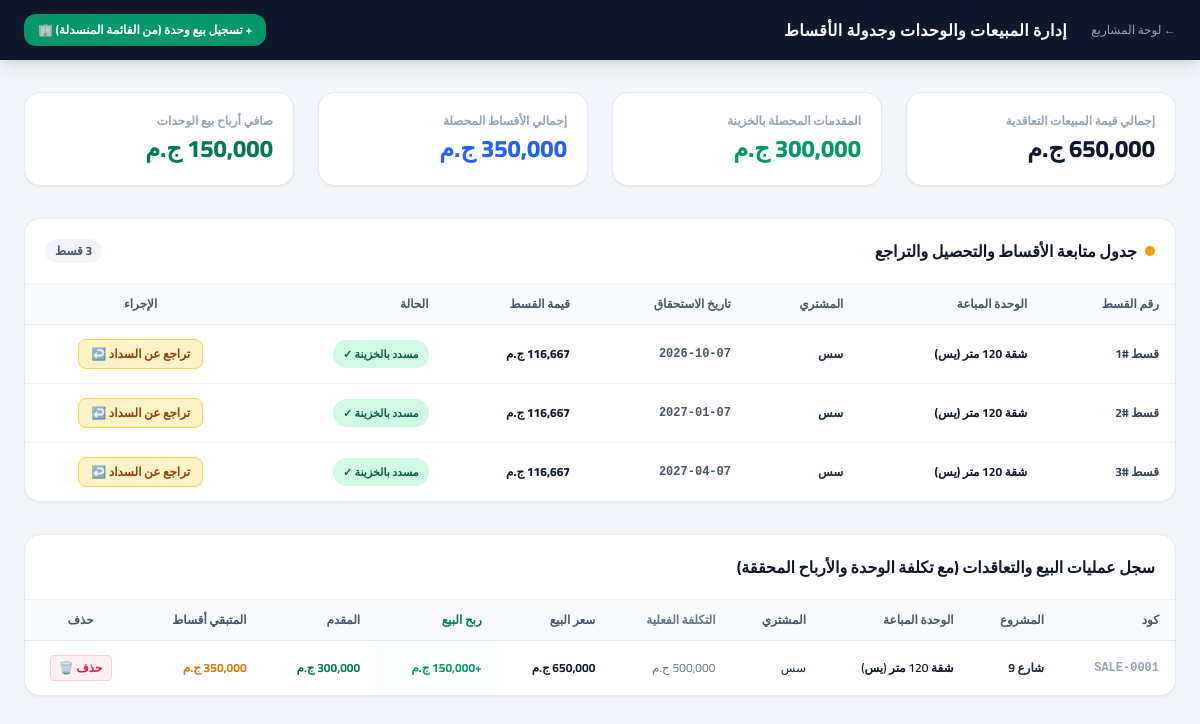
/sales (signed in), run on the app's committed database.
### models.py (models this page shows)
class Installment(Base):
    __tablename__ = "installments"
    id = Column(Integer, primary_key=True, index=True)
    sale_id = Column(Integer, ForeignKey("sales.id"))
    project_id = Column(Integer, ForeignKey("projects.id"))
    installment_no = Column(Integer)
    due_date = Column(DateTime)
    amount = Column(Float, default=0.0)
    paid_amount = Column(Float, default=0.0)
    status = Column(String, default="مستحق")
    paid_date = Column(DateTime, nullable=True)
    notes = Column(String, nullable=True)
    sale = relationship("Sale", back_populates="installments")

class Sale(Base):
    __tablename__ = "sales"
    id = Column(Integer, primary_key=True, index=True)
    sale_code = Column(String, unique=True, index=True)
    project_id = Column(Integer, ForeignKey("projects.id"))
    unit_id = Column(Integer, ForeignKey("project_units.id"), nullable=True)
    buyer_name = Column(String)
    buyer_phone = Column(String, nullable=True)
    unit_description = Column(String)
    sale_date = Column(DateTime, default=datetime.utcnow)
    cost_price = Column(Float, default=0.0)
    total_price = Column(Float, default=0.0)
    net_unit_profit = Column(Float, default=0.0)
    sale_type = Column(String, default="تقسيط")
    down_payment = Column(Float, default=0.0)
    remaining_amount = Column(Float, default=0.0)
    installments_count = Column(Integer, default=0)
    period_type = Column(String, default="شهري")
    project = relationship("Project", back_populates="sales")
    unit = relationship("ProjectUnit", back_populates="sales")
    installments = relationship("Installment", back_populates="sale", cascade="all, delete-orphan")

class Project(Base):
    __tablename__ = "projects"
    id = Column(Integer, primary_key=True, index=True)
    code = Column(String, unique=True, index=True)
    name = Column(String, index=True)
    project_type = Column(String, default="عقاري")
    status = Column(String, default="قيد التنفيذ")
    total_capital = Column(Float, default=0.0)
    contributions = relationship("Contribution", back_populates="project", cascade="all, delete-orphan")
    collections = relationship("Collection", back_populates="project", cascade="all, delete-orphan")
    expenses = relationship("Expense", back_populates="project", cascade="all, delete-orphan")
    sales = relationship("Sale", back_populates="project", cascade="all, delete-orphan")
    units = relationship("ProjectUnit", back_populates="project", cascade="all, delete-orphan")

### main.py (the view)
@app.get("/sales", response_class=HTMLResponse)
def sales_dashboard(request: Request, db: Session = Depends(get_db)):
    if not is_auth(request): return RedirectResponse(url="/login")
    if get_role(request) == "investor": return RedirectResponse(url="/portal")
    all_sales = db.query(models.Sale).order_by(models.Sale.id.desc()).all()
    all_installments = db.query(models.Installment).order_by(models.Installment.due_date.asc()).all()
    all_projects = db.query(models.Project).order_by(models.Project.name).all()
    available_units = db.query(models.ProjectUnit).filter(models.ProjectUnit.status == "متاحة").all()
    tot_sales_val = sum(float(s.total_price or 0.0) for s in all_sales)
    tot_collected_down = sum(float(s.down_payment or 0.0) for s in all_sales)
    tot_paid_installments = sum(float(i.paid_amount or 0.0) for i in all_installments)
    tot_remaining_installments = sum(
        float((i.amount or 0.0) - (i.paid_amount or 0.0)) for i in all_installments if i.status != "مسدد")
    tot_profit_from_sales = sum(float(s.net_unit_profit or 0.0) for s in all_sales)
    return templates.TemplateResponse(
        request=request,
        name="sales.html",
        context={
            "all_sales": all_sales,
            "all_installments": all_installments,
            "all_projects": all_projects,
            "available_units": available_units,
            "tot_sales_val": tot_sales_val,
            "tot_collected_down": tot_collected_down,
            "tot_paid_installments": tot_paid_installments,
            "tot_remaining_installments": tot_remaining_installments,
            "tot_profit_from_sales": tot_profit_from_sales,
            "username": request.session.get("user")
        }
    )

### templates/sales.html (shortened to what this page needs)
<!DOCTYPE html>
<html lang="ar" dir="rtl">
<head>
    <script src="https://cdn.tailwindcss.com"></script>
</head>
<body class="bg-slate-100 text-slate-800 min-h-screen">
    <header class="bg-slate-900 text-white shadow-lg sticky top-0 z-40">
        <div class="max-w-7xl mx-auto px-6 py-3.5 flex justify-between items-center">
            <div class="flex items-center gap-6">
                <a href="/" class="text-xs text-slate-400 hover:text-white transition-colors">← لوحة المشاريع</a>
                <h1 class="text-base font-extrabold tracking-wide">إدارة المبيعات والوحدات وجدولة الأقساط</h1>
            </div>
            <button onclick="openModal('saleModal')" class="bg-emerald-600 hover:bg-emerald-500 text-white font-bold text-xs px-3.5 py-2 rounded-xl transition flex items-center gap-1.5 shadow-sm">
                <span>+ تسجيل بيع وحدة (من القائمة المنسدلة) 🏢</span>
            </button>
        </div>
    </header>
    <main class="max-w-7xl mx-auto px-6 py-8">
        <div class="grid grid-cols-1 md:grid-cols-4 gap-6 mb-8">
            <div class="bg-white p-5 rounded-2xl border border-slate-200 shadow-sm">
                <span class="text-xs font-bold text-slate-400 block mb-1">إجمالي قيمة المبيعات التعاقدية</span>
                <span class="text-2xl font-extrabold text-slate-900">{{ "{:,.0f}".format(tot_sales_val) }} ج.م</span>
            </div>
            <div class="bg-white p-5 rounded-2xl border border-slate-200 shadow-sm">
                <span class="text-xs font-bold text-slate-400 block mb-1">المقدمات المحصلة بالخزينة</span>
                <span class="text-2xl font-extrabold text-emerald-600">{{ "{:,.0f}".format(tot_collected_down) }} ج.م</span>
            </div>
            <div class="bg-white p-5 rounded-2xl border border-slate-200 shadow-sm">
                <span class="text-xs font-bold text-slate-400 block mb-1">إجمالي الأقساط المحصلة</span>
                <span class="text-2xl font-extrabold text-blue-600">{{ "{:,.0f}".format(tot_paid_installments) }} ج.م</span>
            </div>
            <div class="bg-white p-5 rounded-2xl border border-slate-200 shadow-sm">
                <span class="text-xs font-bold text-slate-400 block mb-1">صافي أرباح بيع الوحدات</span>
                <span class="text-2xl font-extrabold text-emerald-700">{{ "{:,.0f}".format(tot_profit_from_sales) }} ج.م</span>
            </div>
        </div>
        <div class="bg-white rounded-2xl border border-slate-200 shadow-sm overflow-hidden mb-8">
            <div class="p-5 border-b border-slate-100 flex justify-between items-center">
                <div class="flex items-center gap-2">
                    <span class="w-2.5 h-2.5 rounded-full bg-amber-500"></span>
                    <h2 class="text-base font-bold text-slate-900">جدول متابعة الأقساط والتحصيل والتراجع</h2>
                </div>
                <span class="text-xs bg-slate-100 text-slate-600 font-bold px-2.5 py-1 rounded-full">{{ all_installments|length }} قسط</span>
            </div>
            <div class="overflow-x-auto">
                <table class="w-full text-right text-xs">
                    <thead class="bg-slate-50 text-slate-600 border-b border-slate-200 font-bold">
                        <tr>
                            <th class="py-3 px-4">رقم القسط</th>
                            <th class="py-3 px-4">الوحدة المباعة</th>
                            <th class="py-3 px-4">المشتري</th>
                            <th class="py-3 px-4">تاريخ الاستحقاق</th>
                            <th class="py-3 px-4">قيمة القسط</th>
                            <th class="py-3 px-4">الحالة</th>
                            <th class="py-3 px-4 text-center">الإجراء</th>
                        </tr>
                    </thead>
                    <tbody class="divide-y divide-slate-100">
                        {% for inst in all_installments %}
                        <tr class="hover:bg-slate-50 transition-colors">
                            <td class="py-3.5 px-4 font-bold text-slate-700">قسط #{{ inst.installment_no }}</td>
                            <td class="py-3.5 px-4 font-bold text-slate-900">{{ inst.sale.unit_description }}</td>
                            <td class="py-3.5 px-4 font-semibold text-slate-800">{{ inst.sale.buyer_name }}</td>
                            <td class="py-3.5 px-4 font-mono font-semibold text-slate-600">{{ inst.due_date.strftime("%Y-%m-%d") if inst.due_date else '-' }}</td>
                            <td class="py-3.5 px-4 font-extrabold text-slate-900">{{ "{:,.0f}".format(inst.amount) }} ج.م</td>
                            <td class="py-3.5 px-4">
                                {% if inst.status == 'مسدد' %}
                                    <span class="px-2.5 py-1 rounded-full text-[11px] font-bold bg-emerald-100 text-emerald-800">مسدد بالخزينة ✓</span>
                                {% else %}
                                    <span class="px-2.5 py-1 rounded-full text-[11px] font-bold bg-amber-100 text-amber-800">مستحق السداد</span>
                                {% endif %}
                            </td>
                            <td class="py-3.5 px-4 text-center">
                                {% if inst.status != 'مسدد' %}
                                <form action="/installments/{{ inst.id }}/pay" method="POST" onsubmit="return confirm('تأكيد تحصيل القسط بمبلغ {{ inst.amount }} ج.م وترحيله للخزينة؟');">
                                    <button type="submit" class="bg-emerald-600 hover:bg-emerald-700 text-white font-bold px-3 py-1.5 rounded-lg text-xs transition">
                                        تحصيل القسط 💰
                                    </button>
                                </form>
                                {% else %}
                                <form action="/installments/{{ inst.id }}/revert" method="POST" onsubmit="return confirm('هل تريد التراجع عن سداد هذا القسط وإعادته لمستحق؟');">
                                    <button type="submit" class="bg-amber-100 hover:bg-amber-200 text-amber-800 border border-amber-300 font-bold px-3 py-1.5 rounded-lg text-xs transition">
                                        تراجع عن السداد ↩️
                                    </button>
                                </form>
                                {% endif %}
                            </td>
                        </tr>
                        {% endfor %}
                    </tbody>
                </table>
            </div>
        </div>
        <div class="bg-white rounded-2xl border border-slate-200 shadow-sm overflow-hidden">
            <div class="p-5 border-b border-slate-100 flex justify-between items-center">
                <h2 class="text-base font-bold text-slate-900">سجل عمليات البيع والتعاقدات (مع تكلفة الوحدة والأرباح المحققة)</h2>
            </div>
            <div class="overflow-x-auto">
                <table class="w-full text-right text-xs">
                    <thead class="bg-slate-50 text-slate-600 border-b border-slate-200 font-bold">
                        <tr>
                            <th class="py-3 px-4">كود</th>
                            <th class="py-3 px-4">المشروع</th>
                            <th class="py-3 px-4">الوحدة المباعة</th>
                            <th class="py-3 px-4">المشتري</th>
                            <th class="py-3 px-4 text-slate-500">التكلفة الفعلية</th>
                            <th class="py-3 px-4 font-bold">سعر البيع</th>
                            <th class="py-3 px-4 text-emerald-700 font-bold">ربح البيع</th>
                            <th class="py-3 px-4">المقدم</th>
                            <th class="py-3 px-4">المتبقي أقساط</th>
                            <th class="py-3 px-4 text-center">حذف</th>
                        </tr>
                    </thead>
                    <tbody class="divide-y divide-slate-100">
                        {% for sale in all_sales %}
                        <tr class="hover:bg-slate-50 transition-colors">
                            <td class="py-3.5 px-4 font-mono font-bold text-slate-400">{{ sale.sale_code }}</td>
                            <td class="py-3.5 px-4 font-bold text-slate-800">{{ sale.project.name }}</td>
                            <td class="py-3.5 px-4 font-semibold text-slate-900">{{ sale.unit_description }}</td>
                            <td class="py-3.5 px-4">{{ sale.buyer_name }}</td>
                            <td class="py-3.5 px-4 text-slate-500">{{ "{:,.0f}".format(sale.cost_price) }} ج.م</td>
                            <td class="py-3.5 px-4 font-bold text-slate-900">{{ "{:,.0f}".format(sale.total_price) }} ج.م</td>
                            <td class="py-3.5 px-4 font-bold text-emerald-600 bg-emerald-50/30">+{{ "{:,.0f}".format(sale.net_unit_profit) }} ج.م</td>
                            <td class="py-3.5 px-4 text-emerald-700 font-bold">{{ "{:,.0f}".format(sale.down_payment) }} ج.م</td>
                            <td class="py-3.5 px-4 text-amber-600 font-bold">{{ "{:,.0f}".format(sale.remaining_amount) }} ج.م</td>
                            <td class="py-3.5 px-4 text-center">
                                <form action="/sales/{{ sale.id }}/delete" method="POST" onsubmit="return confirm('تحذير: هل أنت متأكد من حذف هذه العملية وإعادة الوحدة كمتاحة؟');">
                                    <button type="submit" class="bg-rose-50 hover:bg-rose-100 text-rose-600 border border-rose-200 font-bold px-2 py-1 rounded text-xs transition">
                                        حذف 🗑️
                                    </button>
                                </form>
                            </td>
                        </tr>
                        {% endfor %}
                    </tbody>
                </table>
            </div>
        </div>
    </main>
</body>
</html>

### templates/sales.html (style rules this page uses)
body { font-family: 'Cairo', sans-serif; }

### data on the page
Installment: installment_no "1", sale.unit_description "شقة 120 متر (يس)", sale.buyer_name "سس", due_date "2026-10-07", amount "116,667", status "مسدد بالخزينة ✓"
Installment: installment_no "2", sale.unit_description "شقة 120 متر (يس)", sale.buyer_name "سس", due_date "2027-01-07", amount "116,667", status "مسدد بالخزينة ✓"
Installment: installment_no "3", sale.unit_description "شقة 120 متر (يس)", sale.buyer_name "سس", due_date "2027-04-07", amount "116,667", status "مسدد بالخزينة ✓"
Sale: sale_code "SALE-0001", project.name "شارع 9", unit_description "شقة 120 متر (يس)", buyer_name "سس", cost_price "500,000", total_price "650,000", net_unit_profit "150,000", down_payment "300,000", remaining_amount "350,000"

### other printed values
{{ "{:,.0f}".format(tot_sales_val) }} "650,000"
{{ "{:,.0f}".format(tot_collected_down) }} "300,000"
{{ "{:,.0f}".format(tot_paid_installments) }} "350,000"
{{ "{:,.0f}".format(tot_profit_from_sales) }} "150,000"
{{ all_installments|length }} "3"
